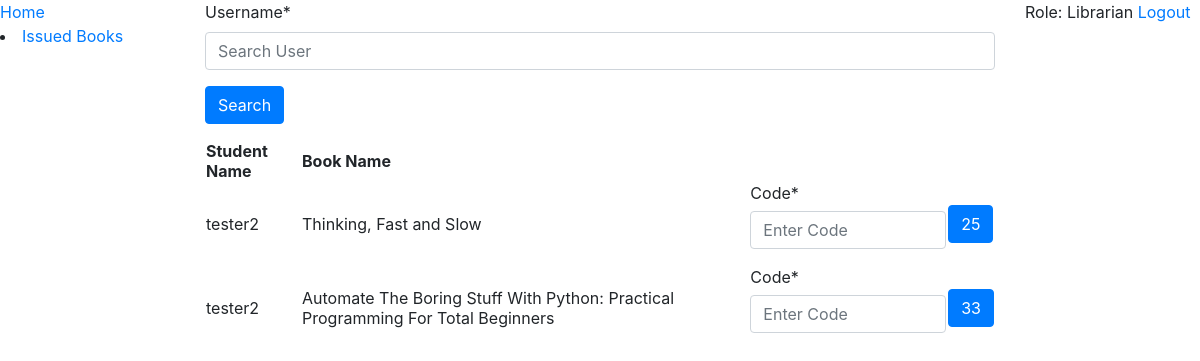
The app's page /librarian/ (signed in), older data.
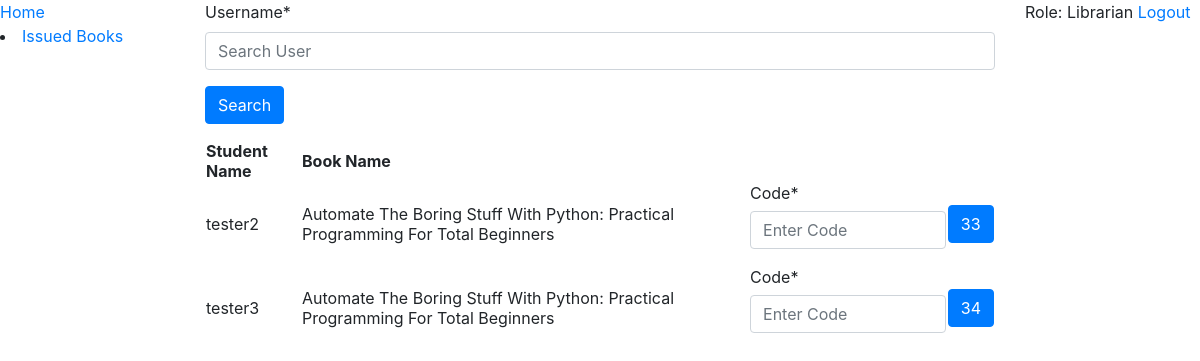
The same page, newer data.
### book_issue/models.py (models this page shows, shortened)
class TimeStampModel(models.Model):
    created = models.DateField(auto_now_add=True)
    class Meta:
        abstract = True

class BookIssueCode(TimeStampModel):
    user = models.ForeignKey(User, on_delete=models.CASCADE, related_name='user')
    book = models.ForeignKey('books.Book', on_delete=models.CASCADE, related_name='book')
    code = models.CharField(max_length=6)
    class Meta:
        permissions = (
            ("can_enter_code_to_issue_book", "can enter code to issue book"),
        )

### books/models.py (models this page shows, shortened)
class Book(models.Model):
    title = models.CharField(max_length=100)
    author_name = models.CharField(max_length=50)
    publisher_name = models.CharField(max_length=50, blank=True)
    pages = models.PositiveIntegerField(blank=True, null=True)
    pub_year = models.PositiveIntegerField()
    books_available = models.IntegerField()

### librarian/views.py (the view, shortened to what this page needs)
# urls.py: 2. Add a URL to urlpatterns:  path('', views.home, name='home')
@permission_required('book_issue.add_bookissuecode')
def home(request):
    book_issue_requests = BookIssueCode.objects.all().order_by('-created')
    search_form = SearchForm(request.GET or None)
    book_issue_code_form = BookIssueCodeForm()
    if search_form.is_valid():
        q = search_form.cleaned_data['username']
        return HttpResponseRedirect(reverse('librarian:search_result', kwargs={'q': q}))
    context = {'book_issue_requests': book_issue_requests, 'book_issue_code_form': book_issue_code_form,
               'search_form': search_form}
    return render(request, 'librarian/home.html', context)

### librarian/forms.py
class BookIssueCodeForm(forms.Form):
    code = forms.CharField(max_length=6, widget=forms.TextInput({'placeholder': 'Enter Code'}))

class SearchForm(forms.Form):
    username = forms.CharField(max_length=30, widget=forms.TextInput({'placeholder': 'Search User'}))

### librarian/templates/librarian/home.html (shortened to what this page needs)
{%extends 'librarian/base.html'%}
{%load crispy_forms_tags %}
{%block content%}
    <form method="get" action="{%url 'librarian:search' %}">
        {{search_form|crispy}}
        <input name="search" value="Search" class="btn btn-primary" type="submit">
    </form>
    <table>
        <tr>
            <th>Student Name</th>
            <th>Book Name</th>
        </tr>
        {%for book_issue_request in book_issue_requests%}
            <tr>
                <td>{{book_issue_request.user.username}}</td>
                <td>{{book_issue_request.book.title}}</td>
                <form method="post" action="{%url 'librarian:home'%}" class="form-inline">
                    <td>
                        {{book_issue_code_form|crispy}}
                    </td>
                    <td>
                        <input type="submit" name="check_code" value="{{book_issue_request.pk}}"
                               class="btn btn-primary" >
                    </td>
                </form>
            </tr>
        {%endfor%}
    </table>
{%endblock%}

### librarian/templates/librarian/base.html (shortened to what this page needs)
{%load static%}
<link rel="stylesheet" type="text/css" href="{%static 'books/css/bootstrap.css'%}">
<link rel="stylesheet" type="text/css" href="{%static 'books/css/bootstrap.min.css'%}">
<!DOCTYPE html>
<html lang="en">
<head>
</head>
    <body>
        <div class="row">
            <div class="col-2">
                </li><a href="{%url 'librarian:home'%}">Home</a></li>
                <li><a href="{%url 'librarian:issued_books'%}">Issued Books</a></li>
            </div>
            <div class="col">
                {%block content%}
                {%endblock content%}
            </div>
            <div class="col-2">
                Role: Librarian
                <a href="{% url 'accounts:logout' %}">Logout</a>
            </div>
        </div>
    </body>
</html>

Row changes from the older to the newer data that the page shows:
removed BookIssueCode: user.username "tester2", book "Thinking, Fast and Slow", check_code "25"
added BookIssueCode: user.username "tester3", book "Automate The Boring Stuff With Python: Practical Programming For Total Beginners", check_code "34"
